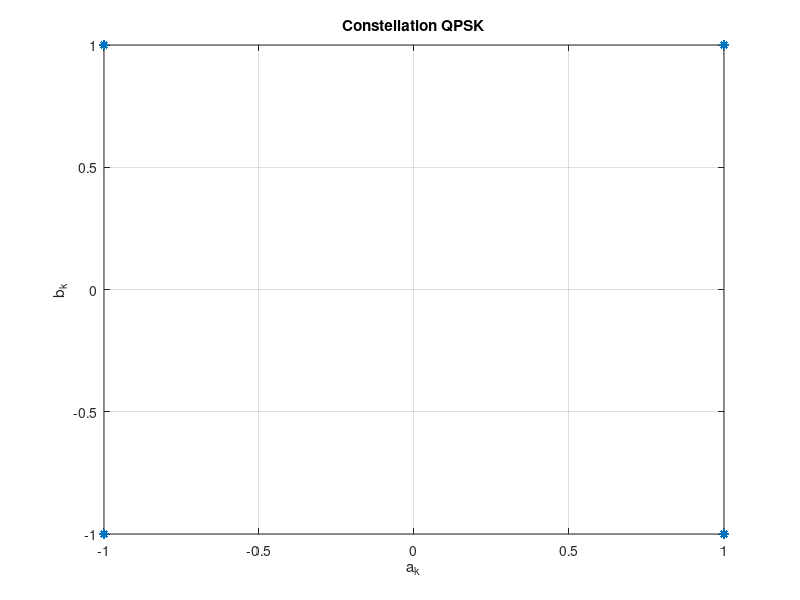

Write MATLAB code to recreate this figure. (Note: this script raises an error after producing the figure.)
% Télécommunication : Etude des chaines de transmission sur fréquence porteuse 
% Auteurs : JMAL Yessine et GONTHIER Priscilia
% Groupe : 1SN-M

clear
close all

%# Données du problème :
Fe = 10000; % Fréquence d'échantillonnage
Te = 1/Fe; % Période d'échantillonnage 
Rb = 2000; % Débit binaire
Tb = 1/Rb; % Période binaire
fp = 2000; % Fréquence porteuse
roll_off = 0.35; % Roll-off  du filtre : paramètre qui fixe la largeur de bande

%# Information binaire à transmettre :
Nb_bits = 10000; % Nombre de bits générés
bits = randi([0,1],1,Nb_bits); % Message de Nb_bits bits

%% Implantation de la chaine sur fréquence porteuse
%## Données spécifiques à la modulation en bande de base :
M = 4; % Ordre de modulation
l=log2(M); % Nombre de bits codants par symbole

%## Mapping de Gray : 00->-1-i, 01->-1+i, 11->1+i, 10->1-i
Symboles2 = reshape(bits,2,Nb_bits/2)';
Symboles3 = Symboles2;
Symboles3(:,1) = Symboles2(:,2);
Symboles3(:,2) = Symboles2(:,1);
Symboles2 = bi2de(Symboles3);

symboles2_re = -1*(Symboles2 == 0 | Symboles2 == 1) + 1*(Symboles2 == 2 | Symboles2 == 3);
symboles2_im = -1*(Symboles2 == 0 | Symboles2 == 2) + 1*(Symboles2 == 1 | Symboles2 == 3);
symboles2_finaux = symboles2_re + 1i*symboles2_im; % Symboles à transmettre

Rs1 = Rb/log2(M); % Débit symbole
Ts1 = 1/Rs1; % Période Symbole
Ns1 = Ts1/Te; % Nombre de bit par symbole
long = (Nb_bits * Ns1)/l; % Longueur du signal
T = long *Te; % Durée du signal;

%# Tracé de la constellation :
figure("Name", "Constellation QPSK");
plot(symboles2_finaux,"*");
xlabel("a_k");
ylabel("b_k");
title("Constellation QPSK");
grid on;

%## Suréchantillonnage :
Suite_diracs = kron(symboles2_finaux.', [1 zeros(1,Ns1-1)]); % Suite de Diracs pondérés par les symboles

%## Filtrage de mise en forme :
ord = 16; % Ordre du filtre
h =  rcosdesign(roll_off,ord, Ns1); % Réponse impulsionnelle du filtre (en racine de cosinus surelévé)
x1 = filter(h,1,Suite_diracs); % Signal transmis

%# Tracé des signaux :
t = [0:Te:T - Te];
%## Signal en phase :
figure("Name", "Signal en phase et en quadrature");
subplot(2,1,1);
plot(t, real(x1));
xlabel("t (s)");
ylabel("I(t)");
title("Signal en phase");
grid on;

%## Signal en quadrature :
subplot(2,1,2);
plot(t, imag(x1));
xlabel("t (s)");
ylabel("Q(t)");
title("Signal en quadrature");
grid on;

%## Transposition en fréquence porteuse :
x1_fre = real(x1 .* exp( 1i * 2 * pi * fp * t));

figure("Name", "Signal après modulation en fréquence");
plot(t, real(x1_fre));
xlabel("t (s)");
ylabel("x(t)");
title("Signal après modulation en fréquence");
grid on;

%## Calul et affichage de la DSP :
dsp_x1 = fft(xcorr(x1_fre));

F = linspace(-Fe/2, Fe/2, length(dsp_x1));

figure ("Name", "DSP");
semilogy(F,fftshift(abs(dsp_x1)));
xlabel("Fréquence (Hz)");
ylabel("module de la DSP");
title("Densité Spectrale de Puissance du signal après filtrage")
grid on;

%## Démodulation sans bruit :
%### Retour en bande de base
% Partie cos
x1_cos = x1_fre .* cos(2 * pi * fp * t);
DSP_x1_cos= fft(xcorr(x1_cos)); %DSP de x1
figure ("Name", "DSP_cos");
%plot(F,fftshift(abs(DSP_x1_cos)));
semilogy(F, fftshift(abs(DSP_x1_cos)));
xlabel("f (Hz)");
ylabel("DSP");
title("Densité Spectrale de Puissance ");
grid on;

% A partir de la figure on choisit une frequence de coupure du filtre fc =
% 2000 Hz
fc_pb_x1tild = 2000; % Fréquence de coupure 
fc_pb_x1tild = fc_pb_x1tild/Fe; % Normalisation de la fréquence de coupure 
Ord_1 = 201; % Ordre du filtre passe-bas (doit etre impair car on calcule (Ord_1-1)/2 qui doit etre entier)
Rif_pb_x1tild = 2 * fc_pb_x1tild * sinc(2 * fc_pb_x1tild * [-(Ord_1-1)/2:(Ord_1-1)/2]); % Réponse impulsionelle du filtre passe-bas

% Filtrage passe-bas
x1filtre = filter(Rif_pb_x1tild,1,x1_cos); % Filtrer le signal
DSP_x1_cos_filtre= fft(xcorr(x1filtre)); % DSP de x1
figure ("Name", "x1_cos_filtré");
plot(linspace(-Fe/2, Fe/2, length(DSP_x1_cos_filtre)),fftshift(abs(DSP_x1_cos_filtre)));
xlabel("Fréquence (Hz)");
ylabel("Module de la DSP");
title("DSP du signal apres filtrage")

% Partie sin 
x1_sin = x1_fre .* sin(2 * pi * fp * t);
DSP_x1_sin= fft(xcorr(x1_sin)); %DSP de x1
figure ("Name", "x1_sin");
%plot(F,fftshift(abs(DSP_x1_sin)));
semilogy(F, fftshift(abs(DSP_x1_sin)));
xlabel("f (Hz)");
ylabel("DSP");
title("Densité Spectrale de Puissance");
grid on;

% A partir de la figure on choisit une frequence de coupure du filtre fc =
% 2000 Hz
fc_pb_x1tild = 2000; % Fréquence de coupure 
fc_pb_x1tild = fc_pb_x1tild/Fe; % Normalisation de la fréquence de coupure 
Ord_1 = 201; % Ordre du filtre passe-bas (doit etre impair car on calcule Ord_1-1)/2 qui doit etre entier)
Rif_pb_x1tild = 2*fc_pb_x1tild*sinc(2*fc_pb_x1tild*[-(Ord_1-1)/2:(Ord_1-1)/2]); % Réponse impulsionelle du filtre passe-bas

% Filtrage passe-bas
x1_sin_filtre = filter(Rif_pb_x1tild,1,x1_sin); % Filtrer le signal
DSP_x1_sin_filtre= fft(xcorr(x1_sin_filtre)); % DSP de x1
figure ("Name", "DSPx1_sin_filtré");
plot(linspace(-Fe/2, Fe/2, length(DSP_x1_sin_filtre)),fftshift(abs(DSP_x1_sin_filtre)));
xlabel("Fréquence (Hz)");
ylabel("module de la DSP");
title("DSP du signal apres filtrage")

%## Réception et filtrage :
x_bb = x1filtre - 1i * x1_sin_filtre;

%filtre de reception 
h_r =  fliplr(h); % Réponse impulsionnelle du filtre 
z = filter(h_r,1,x_bb);

%# Diagrame de l'oeil :
z_aff = reshape(real(z),Ns1,length(z)/Ns1);
figure("Name", "diagramme de l'oeil");
plot(z_aff);
xlabel("Indice");
ylabel("z (v)");
title("Diagramme de l'oeil en sortie du filtre de réception");
grid on;


% Choix de n0 à partir du diagramme de l'oeil
n0 = 1 ;

% Echantillonage du signal en sortie du filtre de réception 
z_echant = z(n0:Ns1:end);

% Prise de décision et demapping
Bits_recuperes = zeros(1,Nb_bits);
Bits_recuperes(1:2:end) = 0* (real(z_echant)<=0) + 1 *(real(z_echant)>0);
Bits_recuperes(2:2:end) = 0* (imag(z_echant)<=0) + 1 *(imag(z_echant)>0);

% Calcul du Taux d'erreur binaire
retard = 2* ord + ((Ord_1-1)/Ns1);
erreur = abs(bits(1,1:Nb_bits-retard)-Bits_recuperes(1,retard+1:Nb_bits)); 
TEB1 = mean(erreur);


%% #Ajout du bruit dans le canal
% x1_fre = signal envoyé sur le canal
rapport = 0.010;

% Px = mean(abs(x1_fre).^2);
% sigmacarre = (Px * Ns1)/(2 * log2(M) * rapport);
% bruit = sqrt(sigmacarre) * randn(1, length(x1_fre));
bruit = genereBruit(x1_fre, rapport, Ns1, M);
x1_fre_bruit = x1_fre + bruit;

%DSP 
dsp_x1 = fft(xcorr(real(x1_fre_bruit)));
figure ("Name", "DSP");
%plot(linspace(-Fe/2, Fe/2, length(dsp_x1)),fftshift(abs(dsp_x1)));
semilogy(linspace(-Fe/2, Fe/2, length(dsp_x1)),fftshift(abs(dsp_x1)));
xlabel("Fréquence (Hz)");
ylabel("module de la DSP");
title("DSP du signal apres filtrage")

%## Retour en bande de base 
% Partie cos
x1_cos_bruit = x1_fre_bruit .* cos(2 * pi * fp * t);
DSP_x1_cos_bruit= fft(xcorr(x1_cos_bruit)); % DSP de x1
figure ("Name", "x1_cos");
plot(linspace(-Fe/2, Fe/2, length(DSP_x1_cos_bruit)),fftshift(abs(DSP_x1_cos_bruit)));
xlabel("Fréquence (Hz)");
ylabel("module de la DSP");
title("DSP du signal avant filtrage")

% A partir de la figure on choisit une frequence de coupure du filtre fc =
% 2000 Hz
fc_pb_x1tild = 2000; % Fréquence de coupure 
fc_pb_x1tild = fc_pb_x1tild/Fe; % Normalisation de la fréquence de coupure 
Ord_1 = 201; % Ordre du filtre (doit être impair car on calcule Ord_1-1)/2 qui doit être entier)
Rif_pb_x1tild = 2*fc_pb_x1tild*sinc(2*fc_pb_x1tild*[-(Ord_1-1)/2:(Ord_1-1)/2]); % Réponse impulsionelle du filtre passe-bas
x1filtre_bruit = filter(Rif_pb_x1tild,1,x1_cos_bruit); % Filtrer le signal
DSP_x1_cos_filtre_bruit= fft(xcorr(x1filtre_bruit)); % DSP de x1

figure ("Name", "x1_cos_filtré");
plot(linspace(-Fe/2, Fe/2, length(DSP_x1_cos_filtre_bruit)),fftshift(abs(DSP_x1_cos_filtre_bruit)));
xlabel("Fréquence (Hz)");
ylabel("module de la DSP");
title("DSP du signal apres filtrage")

% Partie sin 
x1_sin_bruit = x1_fre_bruit.*sin(2*pi*fp*t);
DSP_x1_sin_bruit= fft(xcorr(x1_sin_bruit)); % DSP de x1
figure ("Name", "x1_sin");
plot(linspace(-Fe/2, Fe/2, length(DSP_x1_sin_bruit)),fftshift(abs(DSP_x1_sin_bruit)));
xlabel("Fréquence (Hz)");
ylabel("module de la DSP");
title("DSP du signal avant filtrage")

% A partir de la figure on choisit une frequence de coupure du filtre fc =
% 2000 Hz
fc_pb_x1tild = 2000; % Fréquence de coupure 
fc_pb_x1tild = fc_pb_x1tild/Fe; % Normalisation de la fréquence de coupure 
Ord_1 = 201; % Ordre du filtre (doit être impair car on calcule (Ord_1-1)/2 qui doit être entier)
Rif_pb_x1tild = 2*fc_pb_x1tild*sinc(2*fc_pb_x1tild*[-(Ord_1-1)/2:(Ord_1-1)/2]); % Réponse impulsionelle du filtre 
x1_sin_filtre_bruit = filter(Rif_pb_x1tild,1,x1_sin_bruit); %filtrer le signal

DSP_x1_sin_filtre_bruit= fft(xcorr(x1_sin_filtre_bruit)); %DSP de x1
figure ("Name", "x1_cos_filtré");
plot(linspace(-Fe/2, Fe/2, length(DSP_x1_sin_filtre_bruit)),fftshift(abs(DSP_x1_sin_filtre_bruit)));
xlabel("Fréquence (Hz)");
ylabel("module de la DSP");
title("DSP du signal apres filtrage")

%##Réception et filtrage :
x_bb_bruit = x1filtre_bruit - 1i * x1_sin_filtre_bruit;

% Filtre de reception 
h_r =  fliplr(h); % Réponse impulsionnelle du filtre de réception
z_bruit=filter(h_r,1,x_bb_bruit);

%# Diagrame de l'oeil :
figure("Name", "diagramme de l'oeil");
z_aff_bruit = reshape(real(z_bruit),Ns1,length(z_bruit)/Ns1);
plot(z_aff_bruit);
xlabel("Indice");
ylabel("z (v)");
title("Diagramme de l'oeil en sortie du filtre de réception");
grid on;

% Choix de n0 
n0 = 1 ;

% Echantillonage du signal en sortie du filtre de réception 
z_echant_bruit = z_bruit(n0:Ns1:end);

% Prise de décision et demapping
Bits_recuperes = zeros(1,Nb_bits);
Bits_recuperes(1:2:end) = 0* (real(z_echant_bruit)<=0) + 1 *(real(z_echant_bruit)>0);
Bits_recuperes(2:2:end) = 0* (imag(z_echant_bruit)<=0) + 1 *(imag(z_echant_bruit)>0);

% Calcul du Taux d'Erreur Binaire
retard = 2* ord + ((Ord_1-1)/Ns1);
erreur = abs(bits(1,1:Nb_bits-retard)-Bits_recuperes(1,retard+1:Nb_bits)); 
TEB2 = mean(erreur);

%TEB en fonction du rapport SNR
SNRdb = linspace(0,6,12);
TEB = zeros(1,length(SNRdb));
% TES = zeros(1,length(SNRdb));
TEB_th = zeros(1,length(SNRdb));
% TES_th = zeros(1,length(SNRdb));
SNR = 10.^(SNRdb/10);
TEB_moy = zeros(1,100);
TES_moy = zeros(1,100);
for i = 1 : length(SNRdb)
    rapport = SNR(i);
    Px = mean(abs(x1_fre).^2);
    sigmacarre = (Px * Ns1)/(2 * log2(M) * rapport);
    for j = 1 : 100  % on ajoute cette boucle for pour generer plus de points. 
        bruit = sqrt(sigmacarre) * randn(1, length(x1_fre));
        x1_fre_bruit = x1_fre + bruit;

        %retour en bande de base 
        %partie cos
        x1_cos_bruit = x1_fre_bruit.*cos(2*pi*fp*t);
        
        x1filtre_bruit = filter(Rif_pb_x1tild,1,x1_cos_bruit); %filtrer le signal

        %partie sin 
        x1_sin_bruit = x1_fre_bruit.*sin(2*pi*fp*t);
        x1_sin_filtre_bruit = filter(Rif_pb_x1tild,1,x1_sin_bruit); %filtrer le signal


        %somme des deux parties
        x_bb_bruit = x1filtre_bruit - 1i * x1_sin_filtre_bruit;
    
        z_bruit=filter(h_r,1,x_bb_bruit);
        n0 = 1 ;
        z_echant = z_bruit(n0:Ns1:end);
        Bits_recuperes = zeros(1,Nb_bits);
        Bits_recuperes(1:2:end) = 0* (real(z_echant)<=0) + 1 *(real(z_echant)>0);
        Bits_recuperes(2:2:end) = 0* (imag(z_echant)<=0) + 1 *(imag(z_echant)>0);
        % bits2 = de2bi((symbolesDecides' + 3)/2,2);
        % BitsRecuperes = reshape(de2bi((symbolesDecides + 3)/2).', [Nb_bits,1])';
       
        erreur = abs(bits(1,1:Nb_bits-retard)-Bits_recuperes(1,retard+1:Nb_bits)); 

        TEB_moy(j) = mean(erreur);
%         TES_moy(j) = TEB_moy(j) * log2(M);
    end 
    TEB(i) = mean(TEB_moy);
%     TES(i) = mean(TES_moy);
    %TEB_th(i) = 2 * ((M-1)/(M * log2(M))) * (1-normcdf(sqrt(2 * rapport)));
    TEB_th(i) = (2/log2(M))*(1-normcdf(sqrt(2 * 2* rapport)*sin(pi/M)));

%     TES_th(i) = (3/2) * (1-normcdf(sqrt((4/5) * rapport)));
end

%tracé du diagramme de l'oeil apres le bruit 
figure("Name", "TEB en fonction de SNR");
semilogy(SNRdb,TEB);
grid on;
hold on 
semilogy(SNRdb,TEB_th);
 grid on;
 xlabel("SNR (dB)");
 ylabel("TEB");
 title("TEB en fonction du SNR")

 leg = legend('TEB',...
       'TEBth',..., 
     'location', 'NorthWest');


TEBfreq = TEB;

%% ####################Implantation de la chaine passe bas équivalente#################
% Sgnal en sortie de modulation : x1
figure("name","Signal en phase et en quadrature chaine eq")

subplot(2,1,1);
plot(t, real(x1));
xlabel("t (s)");
ylabel("I(t)");
title("Signal en phase");
grid on;

%## Signal en quadrature :
subplot(2,1,2);
plot(t, imag(x1));
xlabel("t (s)");
ylabel("Q(t)");
title("Signal en quadrature");
grid on;

DSP_x1 = fft(xcorr(x1));

figure ("Name", "DSP eq");
semilogy(linspace(-Fe/2, Fe/2, length(DSP_x1)),fftshift(abs(DSP_x1)));
xlabel("Fréquence (Hz)");
ylabel("module de la DSP");
title("DSP du signal après modulation")

h_r =  fliplr(h); % Réponse impulsionnelle du filtre 
z=filter(h_r,1,x1);

%tracé du diagramme de l'oeil 
figure("Name", "diagramme de l'oeil sans bruit");
z_aff = reshape(real(z),Ns1,length(z)/Ns1);
plot(z_aff);
xlabel("Indice");
ylabel("z (v)")
title("Diagramme de l'oeil sans bruit");
grid on;

%choix de n0   
n0 = 1 ;

%echantillonage du signal en sortie du filtre de reception 
z_echant = z(n0:Ns1:end);


Bits_recuperes = zeros(1,Nb_bits);
Bits_recuperes(1:2:end) = 0* (real(z_echant)<=0) + 1 *(real(z_echant)>0);
Bits_recuperes(2:2:end) = 0* (imag(z_echant)<=0) + 1 *(imag(z_echant)>0);

retard = 2* ord;
erreur = abs(bits(1,1:Nb_bits-retard)-Bits_recuperes(1,retard+1:Nb_bits)); 
TEBeq = mean(erreur);

%###Ajout du bruit

%introduction du bruit
rapport = 0.010;
bruit = genereBruitComplexe(x1,rapport, Ns1, M);
x1_fre_bruit = x1 + bruit;

%DSP 
dsp_x1 = fft(xcorr(real(x1_fre_bruit)));
figure ("Name", "DSP");
%plot(linspace(-Fe/2, Fe/2, length(dsp_x1)),fftshift(abs(dsp_x1)));
semilogy(linspace(-Fe/2, Fe/2, length(dsp_x1)),fftshift(abs(dsp_x1)));
xlabel("Fréquence (Hz)");
ylabel("module de la DSP");
title("DSP du signal apres filtrage")


%filtre de reception 
h_r =  fliplr(h); % Réponse impulsionnelle du filtre 
z_bruit=filter(h_r,1,x1_fre_bruit);


%tracé du diagramme de l'oeil 
figure("Name", "diagramme de l'oeil");
z_aff_bruit = reshape(real(z_bruit),Ns1,length(z_bruit)/Ns1);
plot(z_aff_bruit);
xlabel("Indice");
ylabel("z (v)")
title("Diagramme de l'oeil avec bruit");
grid on;

%choix de n0 
%n0= 1  
n0 = 1 ;

%echantillonage du signal en sortie du filtre de reception 
z_echant_bruit = z_bruit(n0:Ns1:end);

Bits_recuperes = zeros(1,Nb_bits);
Bits_recuperes(1:2:end) = 0* (real(z_echant_bruit)<=0) + 1 *(real(z_echant_bruit)>0);
Bits_recuperes(2:2:end) = 0* (imag(z_echant_bruit)<=0) + 1 *(imag(z_echant_bruit)>0);
retard = 2* ord;
erreur = abs(bits(1,1:Nb_bits-retard)-Bits_recuperes(1,retard+1:Nb_bits)); 
TEB2 = mean(erreur);

%## Calculs de TEB

%TEB en fonction du rapport signal sur bruit (SNR)
SNRdb = linspace(0,6,12);
TEB = zeros(1,length(SNRdb));
TEB_th = zeros(1,length(SNRdb));
SNR = 10.^(SNRdb/10);
TEB_moy = zeros(1,100);

figure("Name","Constellation bruitée")
for i = 1 : length(SNRdb)
    rapport = SNR(i);
    for j = 1 : 100  % On ajoute cette boucle for pour generer plus de points. 
        bruit = genereBruitComplexe(x1, rapport, Ns1, M);
        x1_fre_bruit = x1 + bruit;
 
        z_bruit=filter(h_r,1,x1_fre_bruit);
        n0 = 1 ;
        z_echant = z_bruit(n0:Ns1:end);
        
        Bits_recuperes = zeros(1,Nb_bits);
        Bits_recuperes(1:2:end) = 0* (real(z_echant)<=0) + 1 *(real(z_echant)>0);
        Bits_recuperes(2:2:end) = 0* (imag(z_echant)<=0) + 1 *(imag(z_echant)>0);
       
        erreur = abs(bits(1,1:Nb_bits-retard)-Bits_recuperes(1,retard+1:Nb_bits)); 

        TEB_moy(j) = mean(erreur);
    end 
    
    subplot(4,3,i);
    plot(z_echant,'+');
    xlabel("a_k");
    ylabel("b_k");
    title("constellation SNRdB = " + SNRdb(i));

    TEB(i) = mean(TEB_moy);
    TEB_th(i) = (2/log2(M))*(1-normcdf(sqrt(2 * 2* rapport)*sin(pi/M)));

end


figure("Name", "TEB en fonction de SNR chaine eq");
semilogy(SNRdb,TEB);

grid on;
hold on 

semilogy(SNRdb,TEB_th);
grid on;
xlabel("SNR (dB)");
ylabel("TEB");
title("TEB en fonction de SNR");
leg = legend('TEB',...
     'TEBth',..., 
     'location', 'NorthWest');


figure("Name", "TEB en fonction de SNR chaine eq et normal pour comparer");
semilogy(SNRdb,TEB);

grid on;
hold on 
semilogy(SNRdb,TEBfreq);
semilogy(SNRdb,TEB_th);
grid on;
xlabel("SNR (dB)");
ylabel("TEB");
title("TEB en fonction de SNR");
leg = legend('TEB chaine équivalente',...
    'TEB fréquence porteuse',...
     'TEBth',..., 
     'location', 'NorthWest');




